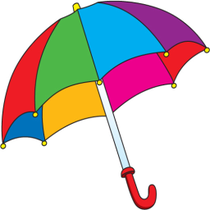
%> input picture 9.Segmentation_Scaling/umbrealla.png, 210 x 210 px, shrunk from 256 x 256 before the run
$ octave first.m   (GNU Octave 9; MATLAB toolbox functions it lacks are replaced by stand-ins)
%> lines starting %> are read from the running program, lines starting %| are printed output that depends on the picture; in (x1, y1, x2, y2) boxes, pixels count from 0 and x2, y2 are one past the last pixel; in counts of white or black regions, pixels touching at a corner belong together; the program's own positions count from 1
### 9.Segmentation_Scaling/split.m
function [] = split(image, x1, y1, x2, y2)

global segRes trigger minimum index mean_table

temp = image(x1:x2, y1:y2);
[row, col] = size(temp);
mean_ = mean(double(temp(:)));
std_ = std(double(temp(:)));

    if std_ > trigger && row > minimum && col > minimum

        split(image, x1, y1, round((x2-x1)/2)+x1, round((y2-y1)/2)+y1);
        split(image, x1, round((y2-y1)/2)+y1, round((x2-x1)/2)+x1, y2);
        split(image, round((x2-x1)/2)+x1, y1, x2, round((y2-y1)/2)+y1);
        split(image, round((x2-x1)/2)+x1, round((y2-y1)/2)+y1, x2, y2);
    else
        index = index + 1;
        segRes(x1:x2, y1:y2) = index;
        mean_table(x1:x2, y1:y2) = mean_;
    end

end

### 9.Segmentation_Scaling/first.m
clear all;
close all;

global trigger minimum index segRes mean_table;

rgb_image = imread('umbrealla.png');
%> rgb_image is the input picture: size 210x210x3 uint8; mean R, G, B 202.9, 192.5, 193.7

figure
imshow(rgb_image);
title('Orginal')

hsv_image = double(rgb2hsv(rgb_image));
%> hsv_image: size 210x210x3 double; mean H, S, V 0.268, 0.345, 0.916
h_image = hsv_image(:,:,1);
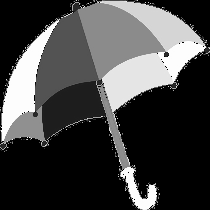
%> h_image: size 210x210 double; min 0, max 0.999, mean 0.268

[X, Y] = size(h_image);
%> X = 210; Y = 210

mean_table = zeros(X, Y);
index = 1;
trigger_merge = 0.03;
segRes = zeros(X, Y);
trigger = 0.02;
minimum = 4;
split(h_image, 1, 1, X, Y);
%> in split, `mean_ = mean(double(temp(:)));`: mean_ = 0.268
%> in split, `std_ = std(double(temp(:)));`: std_ = 0.359
%> call 2 of split, with x1 = 1, y1 = 1, x2 = 106, y2 = 106
%> in split (call 2), `temp = image(x1:x2, y1:y2);`:
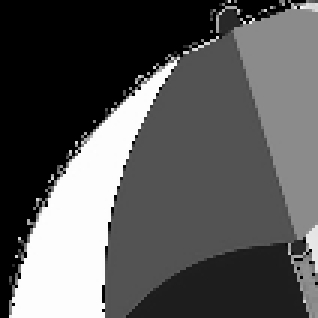
%> temp: size 106x106 double (shown 3 times larger); min 0, max 0.998, mean 0.345
%> in split (call 2), `mean_ = mean(double(temp(:)));`: mean_ = 0.345
%> in split (call 2), `std_ = std(double(temp(:)));`: std_ = 0.332
%> in split (call 4), `temp = image(x1:x2, y1:y2);`: temp: size 28x28 double; every value is 0
%> in split (call 4), `segRes(x1:x2, y1:y2) = index;`: segRes: size 210x210 double; values 0 (black) and 2 (white), 1.8% white; 1 white region, box (x1, y1, x2, y2) and area: (0, 0, 28, 28) 784
%> in split (call 4), `mean_table(x1:x2, y1:y2) = mean_;`: mean_table: size 210x210 double; every value is 0
%> in split (call 6), `segRes(x1:x2, y1:y2) = index;`: segRes: size 210x210 double; min 0, max 3, mean 0.0492
%> in split (call 7), `segRes(x1:x2, y1:y2) = index;`: segRes: size 210x210 double; min 0, max 4, mean 0.0672
%> in split (call 8), `segRes(x1:x2, y1:y2) = index;`: segRes: size 210x210 double; min 0, max 5, mean 0.0878
%> in split (call 10), `segRes(x1:x2, y1:y2) = index;`: segRes: size 210x210 double; min 0, max 6, mean 0.095
%> in split (call 12), `segRes(x1:x2, y1:y2) = index;`: segRes: size 210x210 double; min 0, max 7, mean 0.0972
%> in split (call 13), `segRes(x1:x2, y1:y2) = index;`: segRes: size 210x210 double; min 0, max 8, mean 0.0998
%> in split (call 14), `segRes(x1:x2, y1:y2) = index;`: segRes: size 210x210 double; min 0, max 9, mean 0.102
%> in split (call 15), `temp = image(x1:x2, y1:y2);`: temp = [0 0 0 0; 0 0 0 0; 0 0 0 0; 0 0 0.5 0]
%> in split (call 15), `mean_ = mean(double(temp(:)));`: mean_ = 0.0312
%> in split (call 15), `std_ = std(double(temp(:)));`: std_ = 0.125
%> in split (call 15), `segRes(x1:x2, y1:y2) = index;`: segRes: size 210x210 double; min 0, max 10, mean 0.104
%> in split (call 15), `mean_table(x1:x2, y1:y2) = mean_;`:
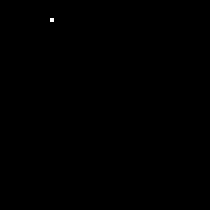
%> mean_table: size 210x210 double; values 0 (black) and 0.0312 (white), 0.04% white; 1 white region (1 under 20 px)
%> in split (call 17), `segRes(x1:x2, y1:y2) = index;`: segRes: size 210x210 double; min 0, max 11, mean 0.108
%> in split (call 18), `segRes(x1:x2, y1:y2) = index;`: segRes: size 210x210 double; min 0, max 12, mean 0.111
%> in split (call 19), `segRes(x1:x2, y1:y2) = index;`: segRes: size 210x210 double; min 0, max 13, mean 0.115
%> in split (call 20), `segRes(x1:x2, y1:y2) = index;`: segRes: size 210x210 double; min 0, max 14, mean 0.118
%> in split (call 20), `mean_table(x1:x2, y1:y2) = mean_;`: mean_table: size 210x210 double; 0.04% of pixels changed, all inside (x1, y1, x2, y2) = (44, 24, 48, 28)
%> in split (call 22), `segRes(x1:x2, y1:y2) = index;`: segRes: size 210x210 double; min 0, max 15, mean 0.122
%> in split (call 22), `mean_table(x1:x2, y1:y2) = mean_;`: mean_table: size 210x210 double; min 0, max 0.233, mean 0.000105
%> in split (call 23), `segRes(x1:x2, y1:y2) = index;`: segRes: size 210x210 double; min 0, max 16, mean 0.126
%> in split (call 23), `mean_table(x1:x2, y1:y2) = mean_;`: mean_table: size 210x210 double; min 0, max 0.35, mean 0.000226
%> in split (call 24), `segRes(x1:x2, y1:y2) = index;`: segRes: size 210x210 double; min 0, max 17, mean 0.13
%> in split (call 24), `mean_table(x1:x2, y1:y2) = mean_;`: mean_table: size 210x210 double; min 0, max 0.445, mean 0.000361
%> in split (call 25), `segRes(x1:x2, y1:y2) = index;`: segRes: size 210x210 double; min 0, max 18, mean 0.134
%> in split (call 25), `mean_table(x1:x2, y1:y2) = mean_;`: mean_table: size 210x210 double; min 0, max 0.861, mean 0.000609
%> in split (call 27), `segRes(x1:x2, y1:y2) = index;`: segRes: size 210x210 double; min 0, max 19, mean 0.223
%> in split (call 28), `segRes(x1:x2, y1:y2) = index;`: segRes: size 210x210 double; min 0, max 20, mean 0.306
%> in split (call 29), `segRes(x1:x2, y1:y2) = index;`:
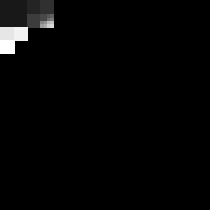
%> segRes: size 210x210 double; min 0, max 21, mean 0.4; drawn with min black and max white
%> in split (call 31), `segRes(x1:x2, y1:y2) = index;`: segRes: size 210x210 double; 0.15% of pixels changed, all inside (x1, y1, x2, y2) = (14, 40, 22, 48)
%> in split (call 33), `segRes(x1:x2, y1:y2) = index;`: segRes: size 210x210 double; min 0, max 23, mean 0.4
%> in split (call 34), `segRes(x1:x2, y1:y2) = index;`:
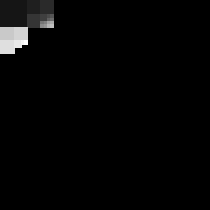
%> segRes: size 210x210 double; min 0, max 24, mean 0.4; drawn with min black and max white
%> in split (call 35), `segRes(x1:x2, y1:y2) = index;`: segRes: size 210x210 double; 0.04% of pixels changed, all inside (x1, y1, x2, y2) = (21, 44, 25, 48)
%> in split (call 36), `segRes(x1:x2, y1:y2) = index;`: segRes: size 210x210 double; min 0, max 26, mean 0.4
%> in split (call 36), `mean_table(x1:x2, y1:y2) = mean_;`: mean_table: size 210x210 double; min 0, max 0.861, mean 0.000662
%> in split (call 37), `segRes(x1:x2, y1:y2) = index;`: segRes: size 210x210 double; min 0, max 27, mean 0.5
%> in split (call 39), `temp = image(x1:x2, y1:y2);`: temp = [0 0 0 0; 0 0 0 0; 0 0 0 0; 0 0 0.833 0]
%> in split (call 39), `mean_ = mean(double(temp(:)));`: mean_ = 0.0521
%> in split (call 39), `std_ = std(double(temp(:)));`: std_ = 0.208
%> in split (call 39), `segRes(x1:x2, y1:y2) = index;`:
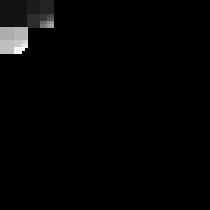
%> segRes: size 210x210 double; min 0, max 28, mean 0.5; drawn with min black and max white
%> in split (call 39), `mean_table(x1:x2, y1:y2) = mean_;`: mean_table: size 210x210 double; min 0, max 0.861, mean 0.000678
%> in split (call 40), `segRes(x1:x2, y1:y2) = index;`: segRes: size 210x210 double; 0.04% of pixels changed, all inside (x1, y1, x2, y2) = (24, 47, 28, 51)
%> in split (call 40), `mean_table(x1:x2, y1:y2) = mean_;`: mean_table: size 210x210 double; min 0, max 0.861, mean 0.000803

figure
imshow(mean_table, []);
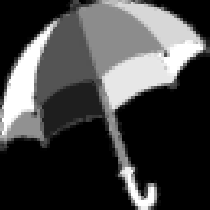
%> displayed picture: size 210x210, on the screen's scale of 0 to 255; min 0, max 255, mean 68.7
title('Mean table')


for i_index = 1:index

    IB = segRes == i_index;
    IBDilate = imdilate(IB,strel('square',3));
    IBDiff = IBDilate - IB;
    IBMult = IBDiff.*segRes;
    IBMultNZ = nonzeros(IBMult);
    IBUnique = unique(IBMultNZ);

    for i = 1:length(IBUnique)
        IBS = segRes == IBUnique(i);
        [y_IBS , x_IBS] = find(IBS, 1 , 'first');
        [y_IB, x_IB] = find(IB, 1, 'first');
        if abs(mean_table(y_IBS, x_IBS) - mean_table(y_IB, x_IB)) < trigger_merge
            segRes(IBS) = i_index;
        end
    end
end
%> this loop made 1679 passes
%> IBUnique on passes 2, 4, 10: [3; 5; 19; 20; 32], [2; 6; 7; 8; 93; 95; 122], [9; 15; 16; 124; 127; 133]

figure
imshow(label2rgb(segRes), []);
title('Segmented')
